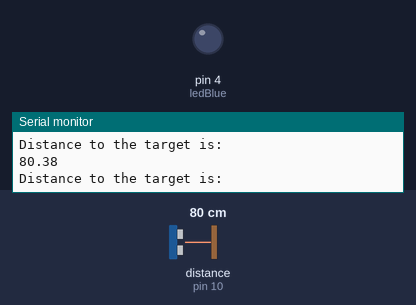
Simulated run of this sketch. Board: Arduino Uno, built with avr-gcc and run on an emulated ATmega328P. Parts: output pins drawn as LEDs (lit = HIGH), the last lines printed to the serial monitor. Wiring (inferred from the names in the program): ultrasonic range finder: trigger pin 9; echo pin 10. Inputs (shaded band) come from the test bench; at power-on: distance to the obstacle (sensor on pin 10) 80 cm. The echo pulse lasts 58.3 µs per cm; pins used as bus, display or sensor lines are not drawn.

Above: at 1.3 s.
1.4 s: distance to the obstacle (sensor on pin 10) set to 7 cm
4.4 s: distance to the obstacle (sensor on pin 10) set to 4 cm
At 4.9 s:
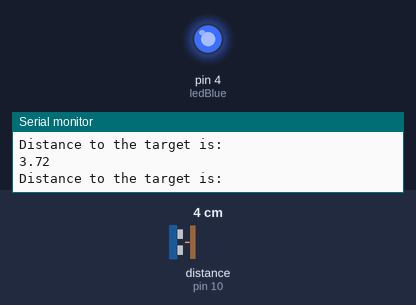
5.9 s: distance to the obstacle (sensor on pin 10) set to 9 cm
At 6.7 s:
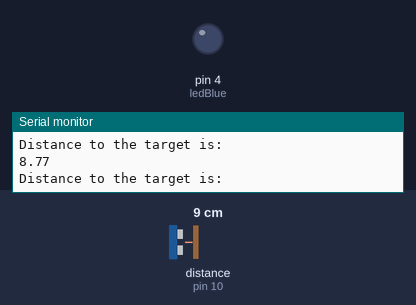
8.9 s: distance to the obstacle (sensor on pin 10) set to 2 cm
At 10.3 s:
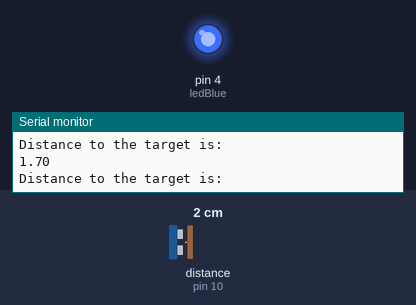
Timing chart, 0 to 11.9 s (numbered marks = the images above; inputs shaded):
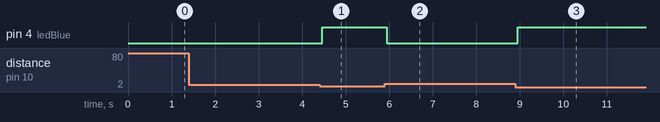

The sketch:

Smart_BIN_test.ino
```cpp
#include <SoftwareSerial.h>
SoftwareSerial mySerial(9,10);
int ledBlue=4;
int trigPin=9;
int echoPin=10;
float pingTime;
float distance;
float v=34600;
void setup()
{
  Serial.begin(9600);
  pinMode(trigPin,OUTPUT);
  pinMode(echoPin,INPUT);
  pinMode(ledBlue,OUTPUT);
  mySerial.begin(9600);
  delay(100);
}
void loop()
{
  digitalWrite(trigPin,LOW);
  delay(2);
  digitalWrite(trigPin,HIGH);
  delayMicroseconds(15);
  digitalWrite(trigPin,LOW);

  pingTime=pulseIn(echoPin,HIGH);
  pingTime=pingTime/1000000.0;


  distance=v*pingTime;
  distance=distance/2.0;
  Serial.println("Distance to the target is:");
  Serial.println(distance);


  if(distance>5)
  {

    digitalWrite(ledBlue,LOW);

  }
  else
  {

    if(mySerial.available()>0)
    Serial.write(mySerial.read());

    digitalWrite(ledBlue,HIGH);
  }

}
```

Measured:
- the behaviour switches between 6 and 5 cm on distance to the obstacle (sensor on pin 10) (found by bisection; images 0 and 1)
- after the input at 4.4 s, pin 4 (ledBlue): LOW → HIGH after 0.06 s
- after the input at 5.9 s, pin 4 (ledBlue): HIGH → LOW after 0.05 s
- after the input at 8.9 s, pin 4 (ledBlue): LOW → HIGH after 0.05 s
